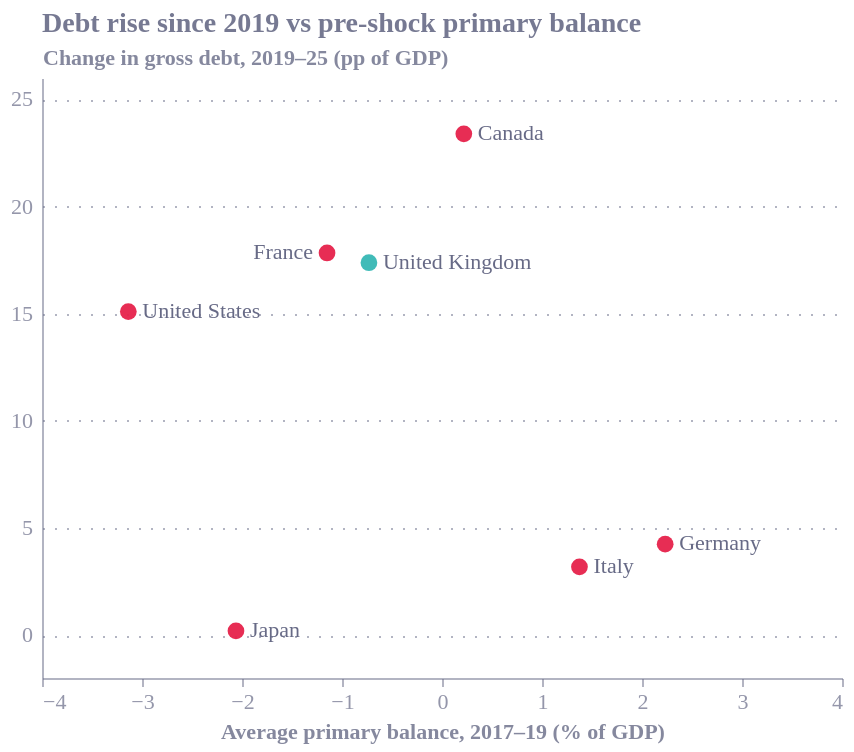

The notebook cell this image was saved under:
### Code cell
pre_pb = p[p.year.between(2017, 2019)].groupby("country")["pb"].mean()
dd = p[p.year == 2025].set_index("country")["GGXWDG_NGDP"] - p[p.year == 2019].set_index("country")["GGXWDG_NGDP"]
sc = pd.DataFrame({"pre_pb": pre_pb, "debt_change": dd}).reset_index()
sc["group"] = np.where(sc.country == "United Kingdom", "United Kingdom", "Other G7")
pts = alt.Chart(sc).mark_point(filled=True, size=70).encode(
    x=alt.X("pre_pb:Q", title="Average primary balance, 2017–19 (% of GDP)",
            scale=alt.Scale(domain=[-4, 3.5]), axis=alt.Axis(grid=False)),
    y=alt.Y("debt_change:Q", title="Change in gross debt, 2019–25 (pp of GDP)", scale=alt.Scale(domain=[-2, 26])),
    color=alt.Color("group:N", legend=None, sort=["United Kingdom", "Other G7"]))
b6 = alt.Chart(sc).encode(x="pre_pb:Q", y="debt_change:Q", text="country:N")
txr = b6.mark_text(align="left", dx=7, fontSize=11).transform_filter("datum.country != 'France'")
txl = b6.mark_text(align="right", dx=-7, fontSize=11).transform_filter("datum.country == 'France'")
fig6 = (pts + txr + txl).properties(width=W, height=H, title="Debt rise since 2019 vs pre-shock primary balance")
save(fig6, "g7_fig06_buffer_scatter"); dump(sc.set_index("country"), "g7_fig06_buffer_scatter")
fig6

### Figure 1 — Vega-Lite specification as saved in the notebook (floating-point values rounded to 4 significant figures)
{"config": {"font": "Circular Std", "text": {"color": "#676A86", "align": "left", "baseline": "middle", "dx": 7, "dy": 0, "fontSize": 11}, "view": {"stroke": null, "continuousWidth": 400, "continuousHeight": 300, "discreteWidth": 400, "discreteHeight": 300}, "range": {"category": ["#36B7B4", "#E6224B", "#F4C245", "#0063AF", "#00A767", "#179FDB", "#EB5C2E"], "diverging": ["#E6224B", "#E54753", "#C9C9C9", "#179FDB", "#122B39"], "heatmap": ["#C9C9C9", "#179FDB", "#0063AF", "#122B39"], "ordinal": ["#00A767", "#36B7B4", "#179FDB", "#0063AF", "#243B5A"]}, "bar": {"color": "#179fdb"}, "line": {"color": "#e6224b"}, "rule": {"color": "#676A86"}, "area": {"opacity": 0.3}, "point": {"filled": true, "size": 80, "color": "#e6224b", "opacity": 0.95}, "geoshape": {"stroke": "white", "strokeWidth": 0.3}, "rect": {"fill": "#d6d4d4", "opacity": 0.3}, "axis": {"labelColor": "#676A86", "labelFontSize": 11, "labelFont": "Circular Std", "labelOpacity": 0.7, "tickColor": "#676A86", "tickOpacity": 0.5, "domainColor": "#676A86", "domainOpacity": 0.5, "gridColor": "#676A86", "gridDash": [2, 2], "gridOpacity": 0.5, "title": null, "titleColor": "#676A86", "titleOpacity": 0.8, "tickSize": 4}, "axisXDiscrete": {"grid": false, "labelAngle": 0, "tickCount": 10, "tickOpacity": 0.5, "title": null}, "axisYDiscrete": {"ticks": false, "labelPadding": 5}, "axisXTemporal": {"grid": false, "ticks": true}, "axisXQuantitative": {"grid": true}, "axisYQuantitative": {"gridColor": "#676A86", "gridDash": [1, 5], "gridOpacity": 0.5, "ticks": false, "labelPadding": 5, "tickCount": 8, "titleAngle": 0, "titleAlign": "left", "titleBaseline": "bottom", "titleX": 0, "titleY": -5}, "title": {"color": "#676A86E6", "subtitleColor": "#676A86", "font": "Circular Std", "subtitleFont": "Circular Std", "anchor": "start", "fontSize": 14, "subtitleFontSize": 12, "subtitlePadding": 4, "offset": 0, "frame": "group"}, "legend": {"titleColor": "#122b39", "title": null, "labelColor": "#122b39", "labelFontSize": 11}}, "layer": [{"mark": {"type": "point", "filled": true, "size": 70}, "encoding": {"color": {"field": "group", "legend": null, "sort": ["United Kingdom", "Other G7"], "type": "nominal"}, "x": {"axis": {"grid": false}, "field": "pre_pb", "scale": {"domain": [-4, 3.5]}, "title": "Average primary balance, 2017–19 (% of GDP)", "type": "quantitative"}, "y": {"field": "debt_change", "scale": {"domain": [-2, 26]}, "title": "Change in gross debt, 2019–25 (pp of GDP)", "type": "quantitative"}}}, {"mark": {"type": "text", "align": "left", "dx": 7, "fontSize": 11}, "encoding": {"text": {"field": "country", "type": "nominal"}, "x": {"field": "pre_pb", "type": "quantitative"}, "y": {"field": "debt_change", "type": "quantitative"}}, "transform": [{"filter": "datum.country != 'France'"}]}, {"mark": {"type": "text", "align": "right", "dx": -7, "fontSize": 11}, "encoding": {"text": {"field": "country", "type": "nominal"}, "x": {"field": "pre_pb", "type": "quantitative"}, "y": {"field": "debt_change", "type": "quantitative"}}, "transform": [{"filter": "datum.country == 'France'"}]}], "data": {"name": "data-64eac0442f6d2f6d52c02d7a9ade3ae0"}, "height": 300, "title": "Debt rise since 2019 vs pre-shock primary balance", "width": 400, "$schema": "https://vega.github.io/schema/vega-lite/v6.4.1.json", "datasets": {"data-64eac0442f6d2f6d52c02d7a9ade3ae0": [{"country": "Canada", "pre_pb": 0.2183, "debt_change": 23.4, "group": "Other G7"}, {"country": "France", "pre_pb": -1.15, "debt_change": 17.83, "group": "Other G7"}, {"country": "Germany", "pre_pb": 2.232, "debt_change": 4.246, "group": "Other G7"}, {"country": "Italy", "pre_pb": 1.375, "debt_change": 3.188, "group": "Other G7"}, {"country": "Japan", "pre_pb": -2.06, "debt_change": 0.199, "group": "Other G7"}, {"country": "United Kingdom", "pre_pb": -0.7307, "debt_change": 17.38, "group": "United Kingdom"}, {"country": "United States", "pre_pb": -3.137, "debt_change": 15.1, "group": "Other G7"}]}}
